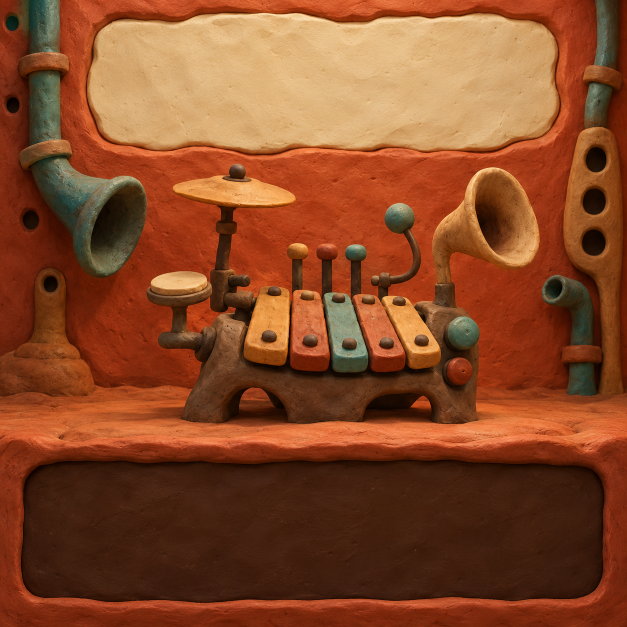
#> input picture assets/clay-room-source.png, 1254 x 1254 px (shown at 1/2 size)
$ python gen-art.py --out out.png
#> lines starting #> are read from the running program, lines starting #| are printed output that depends on the picture
### scripts/palette_art.py
"""One-byte pixels with a shared RGB565 palette; dimensions and alpha silhouette stay intact."""
import json
import math
from pathlib import Path
from PIL import Image, ImageChops


def c_array(name, values, kind="uint8_t"):
    values = list(values)
    return [f"static const {kind} {name}[] = {{"] + [
        "    " + ",".join(map(str, values[i:i + 24])) + "," for i in range(0, len(values), 24)] + ["};"]


def palette_image(image, rgba=False, colors_count=256):
    mode = "RGBA" if rgba else "RGB"
    original = image.convert(mode)
    quantized = original.quantize(colors=colors_count, method=Image.Quantize.FASTOCTREE if rgba else Image.Quantize.MEDIANCUT,
                                 dither=Image.Dither.NONE)
    palette = quantized.getpalette("RGBA")
    palette += [0] * (1024-len(palette))
    colors, alpha = [], []
    for i in range(256):
        r, g, b, a = palette[4*i:4*i+4]
        c = (r >> 3) << 11 | (g >> 2) << 5 | b >> 3
        colors.append((c >> 8) | ((c & 255) << 8))
        alpha.append(min(15, (a + 8) // 17))
    # Quantize color/edge coverage, but do not create or remove transparent pixels.
    indices = bytearray(quantized.tobytes())
    if rgba:
        transparent = next((i for i, a in enumerate(alpha) if not a), None)
        assert transparent is not None
        opaque = [i for i, a in enumerate(alpha) if a]
        for pos, pixel in enumerate(original.get_flattened_data()):
            if (pixel[3] + 8) // 17 == 0:
                indices[pos] = transparent
            elif not alpha[indices[pos]]:
                indices[pos] = min(opaque, key=lambda i: sum((pixel[k]-palette[4*i+k])**2 for k in range(4)))
    # Preview exactly the RGB565 and alpha4 that firmware will decode.
    decoded_palette = []
    for color, a in zip(colors, alpha):
        c = (color >> 8) | ((color & 255) << 8)
        decoded_palette.append((((c >> 11) & 31)*255//31, ((c >> 5) & 63)*255//63, (c & 31)*255//31, a*17))
    preview = Image.new("RGBA", image.size)
    preview.putdata([decoded_palette[i] for i in indices])
    return indices, colors, alpha, preview


def report(root, name, original, preview, before, after):
    out = Path(root) / "build/check/image-compression"
    out.mkdir(parents=True, exist_ok=True)
    preview.save(out / f"{name}-palette.png")
    background = Image.new("RGBA", original.size, (54, 29, 22, 255))
    before_rgb = Image.alpha_composite(background, original.convert("RGBA")).convert("RGB")
    after_rgb = Image.alpha_composite(background, preview).convert("RGB")
    histogram = ImageChops.difference(before_rgb, after_rgb).histogram()
    mse = sum((i % 256)**2*n for i, n in enumerate(histogram)) / (original.width*original.height*3)
    stats = dict(original_bytes=before, packed_bytes=after, ratio=after/before,
                 psnr_db=round(10*math.log10(255**2/mse), 2) if mse else None)
    (out / f"{name}.json").write_text(json.dumps(stats, indent=2) + "\n")
    print(f"{name}: {before} -> {after} B ({100*after/before:.1f}%), PSNR {stats['psnr_db']} dB")

### scripts/lz_art.py
"""Small lossless LZ stream for immutable indexed art (128-byte literal/match runs)."""
from collections import defaultdict, deque


# [61 lines left out: functions pack, unpack, not called in this run]


def c_packed(name, data):
    """Raw DEFLATE, decoded into the final buffer by the bounded tinf decoder."""
    import zlib
    from pathlib import Path
    from palette_art import c_array
    check = Path(__file__).resolve().parents[1]/"build/check/art-lossless"
    check.mkdir(parents=True, exist_ok=True)
    (check/(name+".raw")).write_bytes(bytes(data))
    compressor = zlib.compressobj(9, zlib.DEFLATED, -15)
    encoded = compressor.compress(bytes(data))+compressor.flush()
    assert zlib.decompress(encoded, -15) == bytes(data)
    print(f"Lossless {name}: {len(data)} -> {len(encoded)} B (DEFLATE)")
    return ([f"#define {name}_SIZE {len(data)}u", f"static uint8_t {name}[{name}_SIZE] PLAT_POOL;"]
            + c_array(name+"_PACKED", encoded))

### scripts/gen-art.py
#!/usr/bin/env python3
"""Pack the full-resolution clay illustration as indexed RGB565."""
import argparse
from pathlib import Path
from PIL import Image
from palette_art import palette_image, c_array, report
from lz_art import c_packed

parser = argparse.ArgumentParser()
parser.add_argument("--out", type=Path, required=True)
args = parser.parse_args()
root = Path(__file__).resolve().parents[1]
art = Image.open(root / "assets/clay-room-source.png").convert("RGB")
#> art is the input picture: PIL image 1254x1254 RGB; mean R, G, B 135.3, 72.6, 39.4
art = art.resize((240, 240), Image.Resampling.LANCZOS)
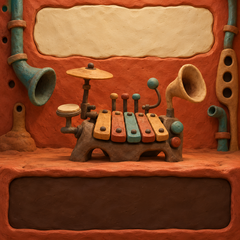
#> art: PIL image 240x240 RGB; mean R, G, B 135.3, 72.6, 39.4
indices, colors, _, preview = palette_image(art, colors_count=64)
#> in palette_image, `quantized = original.quantize(colors=colors_count, method=Image.Quanti..`:
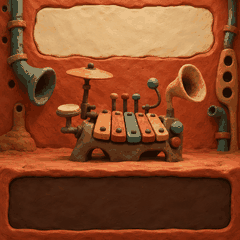
#> quantized: PIL image 240x240 P; mean R, G, B 135.7, 72, 38.9
#> in palette_image, `palette = quantized.getpalette("RGBA")`: palette = 256 values, max 255 at index 3, min 2 at index 254, mean 126.2
#> in palette_image, `palette += [0] * (1024-len(palette))`: palette = 1024 values, max 255 at index 3, min 0 at index 256, mean 31.55
#> the loop in palette_image, `for i in range(256):` made 256 passes
#> (r, g, b, c) on passes 1 to 3: (234, 192, 138, 60945), (226, 185, 131, 58832), (226, 182, 125, 58799)
#> after the loop in palette_image, `for i in range(256):`: alpha = 256 values, max 15 at index 0, min 0 at index 64, mean 3.75; colors = 256 values, max 57680 at index 46, min 0 at index 64, mean 6951.5
#> the loop in palette_image, `for color, a in zip(colors, alpha):` made 256 passes
#> (color, c) on passes 1 to 3: (4590, 60945), (53477, 58832), (45029, 58799)
#> after the loop in palette_image, `for color, a in zip(colors, alpha):`: decoded_palette = 256 items, first 6: (238, 194, 139, 255), (230, 186, 131, 255), (230, 182, 123, 255), (222, 182, 123, 255), (230, 178, 115, 255), (222, 178, 123, 255)
#> in palette_image, `preview = Image.new("RGBA", image.size)`: preview: PIL image 240x240 RGBA; every value is 0
lines = ["/* Full 240x240 geometry; one-byte indices, LCD-order RGB565 palette. */"]
lines += c_array("CLAY_PALETTE", colors[:64], "uint16_t") + c_packed("CLAY_ROOM", indices)
#> in c_array, `values = list(values)`: values = 64 values, max 57680 at index 46, min 321 at index 50, mean 27806.1
#> lines = 1009 items

args.out.parent.mkdir(parents=True, exist_ok=True)
args.out.write_text("\n".join(lines))
report(root, "background", art, preview, 240*240*2, len(indices)+len(colors)*2)
#> in report, `background = Image.new("RGBA", original.size, (54, 29, 22, 255))`:
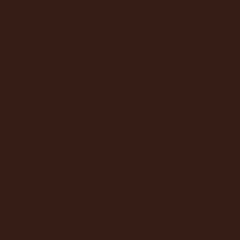
#> background: PIL image 240x240 RGBA; mean R, G, B, A 54, 29, 22, 255
#> in report, `histogram = ImageChops.difference(before_rgb, after_rgb).histogram()`: histogram = 768 values, max 12220 at index 257, min 0 at index 59, mean 225
#> in report, `mse = sum((i % 256)**2*n for i, n in enumerate(histogram)) / (original..`: mse = 41.05
#> in report, `stats = dict(original_bytes=before, packed_bytes=after, ratio=after/be..`: stats = {'original_bytes': 115200, 'packed_bytes': 58112, 'ratio': 0.504, 'psnr_db': 32}
#| background: 115200 -> 58112 B (50.4%), PSNR 32.0 dB

$ run again, with assets/fx-panel-v2-source.png copied over assets/clay-room-source.png
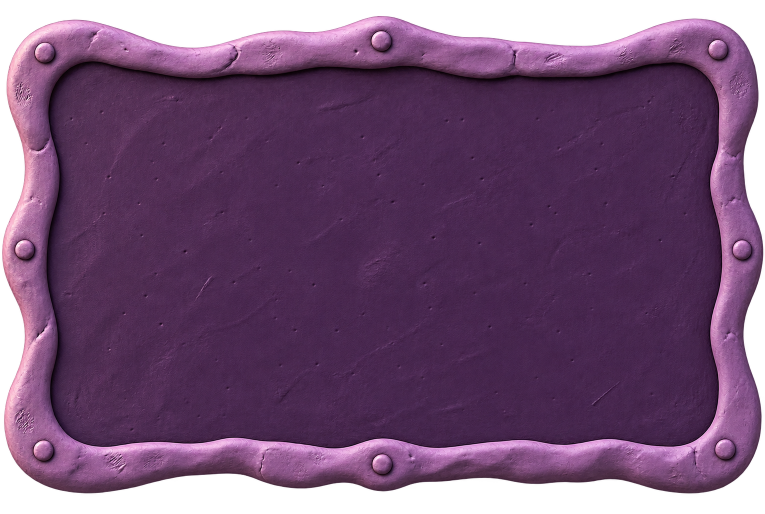
#> input picture assets/fx-panel-v2-source.png, 1530 x 1028 px (shown at 1/2 size)
#> `art = Image.open(root / "assets/clay-room-source.png").convert("RGB")`:
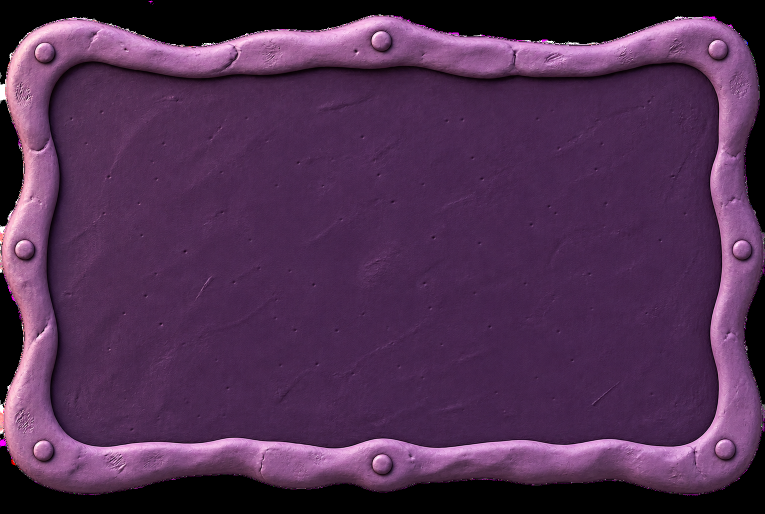
#> art: PIL image 1530x1028 RGB (shown at 1/2 size); mean R, G, B 79.7, 46.8, 81.3
#> `art = art.resize((240, 240), Image.Resampling.LANCZOS)`:
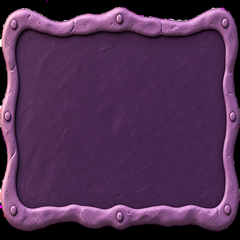
#> art: PIL image 240x240 RGB; mean R, G, B 79.8, 46.8, 81.4
#> in palette_image, `palette = quantized.getpalette("RGBA")`: palette = 256 values, max 255 at index 3, min 0 at index 245, mean 117.7
#> in palette_image, `palette += [0] * (1024-len(palette))`: palette = 1024 values, max 255 at index 3, min 0 at index 245, mean 29.43
#> the loop in palette_image, `for i in range(256):` made 256 passes
#> (r, g, b, c) on passes 1 to 3: (236, 178, 219, 60827), (212, 148, 200, 54457), (194, 128, 181, 50198)
#> after the loop in palette_image, `for i in range(256):`: alpha = 256 values, max 15 at index 0, min 0 at index 64, mean 3.75; colors = 256 values, max 53650 at index 6, min 0 at index 60, mean 4512.1
#> the loop in palette_image, `for color, a in zip(colors, alpha):` made 256 passes
#> (color, c) on passes 1 to 3: (39917, 60827), (47572, 54457), (5828, 50198)
#> after the loop in palette_image, `for color, a in zip(colors, alpha):`: decoded_palette = 256 items, first 6: (238, 178, 222, 255), (213, 149, 205, 255), (197, 129, 180, 255), (172, 113, 164, 255), (164, 101, 156, 255), (156, 97, 148, 255)
#> values = 64 values, max 53650 at index 6, min 0 at index 60, mean 18048.6
#> lines = 1289 items
#> histogram = 768 values, max 15607 at index 256, min 0 at index 31, mean 225
#> mse = 18.82
#> stats = {'original_bytes': 115200, 'packed_bytes': 58112, 'ratio': 0.504, 'psnr_db': 35.39}
#| background: 115200 -> 58112 B (50.4%), PSNR 35.39 dB

$ run again, with assets/menu-room-source.png copied over assets/clay-room-source.png
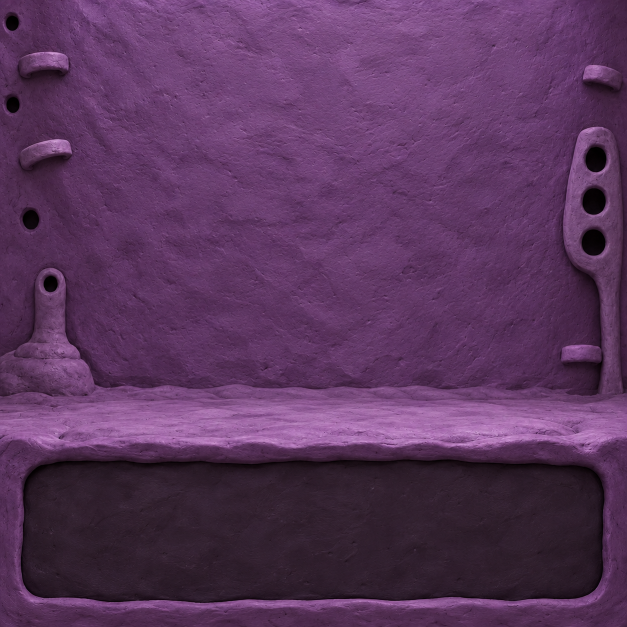
#> input picture assets/menu-room-source.png, 1254 x 1254 px (shown at 1/2 size)
#> art is the input picture: PIL image 1254x1254 RGB; mean R, G, B 89.4, 53.5, 92.1
#> `art = art.resize((240, 240), Image.Resampling.LANCZOS)`:
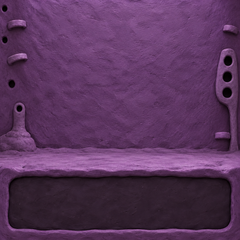
#> art: PIL image 240x240 RGB; mean R, G, B 89.4, 53.5, 92.1
#> in palette_image, `palette = quantized.getpalette("RGBA")`: palette = 256 values, max 255 at index 3, min 10 at index 253, mean 121.7
#> in palette_image, `palette += [0] * (1024-len(palette))`: palette = 1024 values, max 255 at index 3, min 0 at index 256, mean 30.42
#> the loop in palette_image, `for i in range(256):` made 256 passes
#> (r, g, b, c) on passes 1 to 3: (174, 118, 179, 43958), (162, 107, 167, 41812), (153, 98, 158, 39699)
#> after the loop in palette_image, `for i in range(256):`: alpha = 256 values, max 15 at index 0, min 0 at index 64, mean 3.75; colors = 256 values, max 61033 at index 17, min 0 at index 64, mean 8110.5
#> the loop in palette_image, `for color, a in zip(colors, alpha):` made 256 passes
#> (color, c) on passes 1 to 3: (46763, 43958), (21667, 41812), (5019, 39699)
#> after the loop in palette_image, `for color, a in zip(colors, alpha):`: decoded_palette = 256 items, first 6: (172, 117, 180, 255), (164, 105, 164, 255), (156, 97, 156, 255), (139, 89, 148, 255), (131, 85, 139, 255), (131, 76, 131, 255)
#> values = 64 values, max 61033 at index 17, min 1329 at index 50, mean 32441.9
#> lines = 1284 items
#> histogram = 768 values, max 17235 at index 257, min 0 at index 21, mean 225
#> mse = 9.63
#> stats = {'original_bytes': 115200, 'packed_bytes': 58112, 'ratio': 0.504, 'psnr_db': 38.3}
#| background: 115200 -> 58112 B (50.4%), PSNR 38.3 dB
